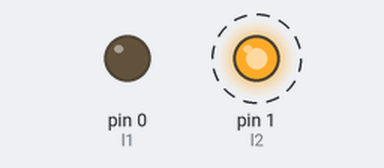
The sketch below on a simulated Arduino Uno, built with avr-gcc and run on an emulated ATmega328P. Shown: output pins drawn as LEDs (lit = HIGH). Dashed ring = blinking.

Above: at 0.4 s.
At 1.9 s:
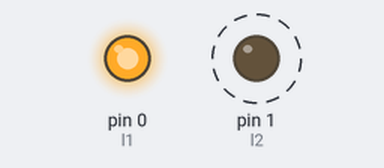
Timing chart, 0 to 3.0 s (numbered marks = the images above):
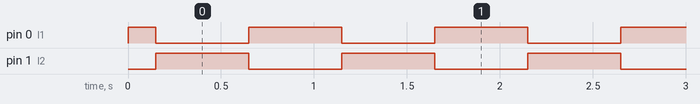

Measured:
- by itself, pin 0 (l1): repeats every 1.0 s: LOW 0.50 s, HIGH 0.50 s
- by itself, pin 1 (l2): alternates HIGH for 0.50 s and LOW for 0.50 s
- by itself, everything shown: repeats every 1.0 s, in 4 steps

The sketch:

2ledDance.ino
```cpp
int l1 = 0;
int l2 = 1;

void setup() {
  // set up pins
  pinMode(l1,OUTPUT);
  pinMode(l2,OUTPUT);
  turnOffBoth();
}

void loop() {
  // go  back and forth
  setL1(true);
  delay(150);
  setL2(true);
  delay(350);

  turnOffBoth();

  setL2(true);
  delay(150);
  setL1(true);
  delay(350);

  turnOffBoth();


}

void setL1(bool turnOffL2){
  if(turnOffL2){
    digitalWrite(l2,LOW);
  }
  digitalWrite(l1,HIGH);
}

void setL2(bool turnOffL1){
  if(turnOffL1){
    digitalWrite(l1,LOW);
  }
  digitalWrite(l2,HIGH);
}

void turnOffBoth(){
    digitalWrite(l1,LOW);
    digitalWrite(l2,LOW);
}
```
